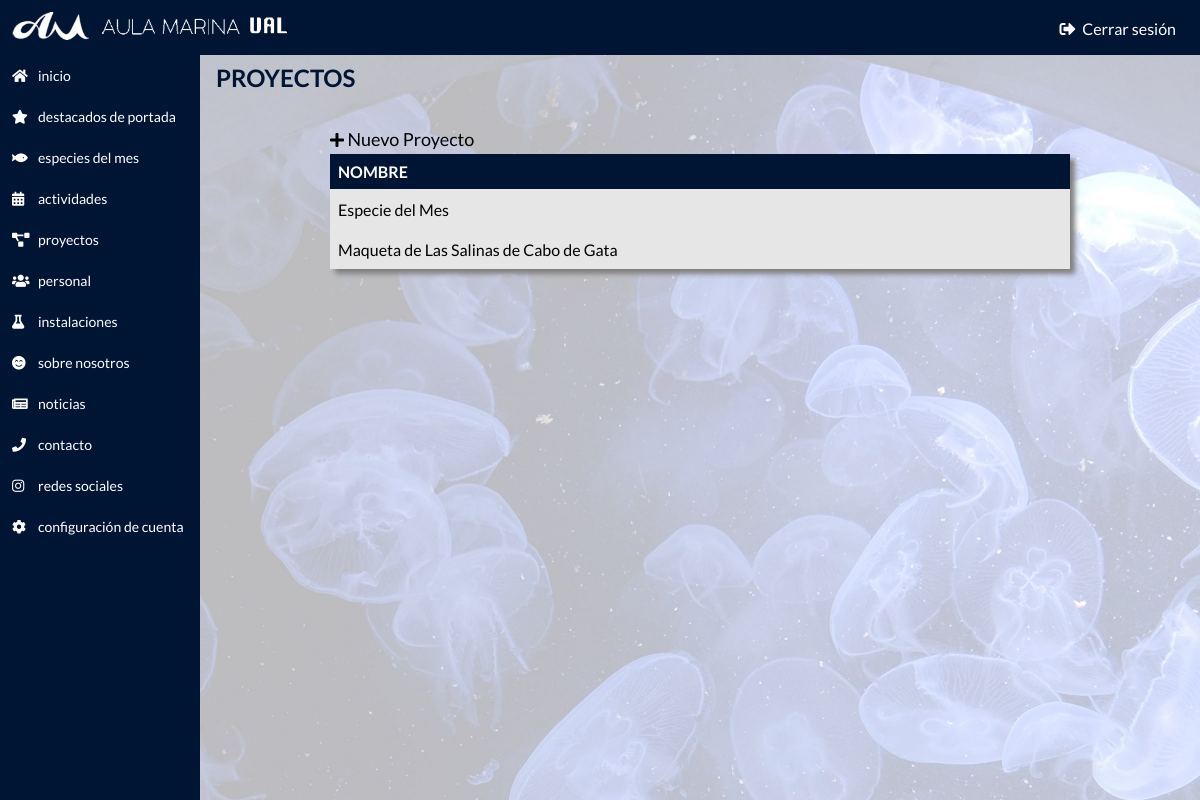
Screenshot of /9ku7d3cv/projects.php (signed in) with the database file from the repository.
### tables this page shows
CREATE TABLE projects(
	id INT(11) PRIMARY KEY AUTO_INCREMENT,
	name VARCHAR(80),
    en_name VARCHAR(80),
    description TEXT,
    en_description TEXT,
    img VARCHAR(2083),
    bg VARCHAR(2083)
);

### php-functions/functions.php (called while the page is built, shortened)
<?php
$conn->query("SET NAMES 'utf8'");
function getProjects(&$result)
{
    global $conn;
    $sql = "SELECT * FROM projects ORDER BY name";
    $rec = $conn->query($sql);
}

### 9ku7d3cv/projects.php (the view, shortened to what this page needs)
<?php
include_once '../db/connection.php';
include '../php-functions/functions.php';
getProjects($projects);
?>
<!DOCTYPE html>
<html>
<head>
  <link rel="stylesheet" href="../css/admin.css">
  <link rel="stylesheet" href="https://use.fontawesome.com/releases/v5.5.0/css/all.css"
>
</head>
<body>
  <div class="wrapper-admin-bg"></div>
  <div class="wrapper-admin-inicio">
    <div class="wrapper-admin-top-side">
      <div class="top-nav">
        <div class="top-nav-content">
          <div class="top-nav-left">
            <a href="home.php">
              <img alt="Logo del Aula Marina" src="../res/aula-marina-logo2.png" />
            </a>
          </div>
          <div class="top-nav-right">
            <a href="logout.php"><i class="fas fa-sign-out-alt"></i> Cerrar sesión</a>
          </div>
        </div>
      </div>
    </div>
    <div class="left-nav">
      <a href="home.php"><i class="fas fa-home"></i><span>INICIO</span></a>
      <a href="featured.php"><i class="fas fa-star"></i><span>DESTACADOS DE PORTADA</span></a>
      <a href="species-of-the-month.php"><i class="fas fa-fish"></i><span>ESPECIES DEL MES</span></a>
      <a href="activities.php"><i class="fas fa-calendar-alt"></i><span>ACTIVIDADES</span></a>
      <a href="projects.php"><i class="fas fa-project-diagram"></i><span>PROYECTOS</span></a>
      <a href="people.php"><i class="fas fa-users"></i><span>PERSONAL</span></a>
      <a href="facilities.php"><i class="fas fa-flask"></i><span>INSTALACIONES</span></a>
      <a href="about-us.php"><i class="fas fa-smile-beam"></i><span>SOBRE NOSOTROS</span></a>
      <a href="news.php"><i class=" fas fa-newspaper"></i><span>NOTICIAS</span></a>
      <a href="contact.php"><i class="fas fa-phone"></i><span>CONTACTO</span></a>
      <a href="rrss.php"><i class="fab fa-instagram"></i><span>REDES SOCIALES</span></a>
      <a href="config.php"><i class="fas fa-cog"></i><span>CONFIGURACIÓN DE CUENTA</span></a>
    </div>
    <div class="wrapper-bot-side">
      <div class="content-admin">
        <span class="content-admin-title">PROYECTOS</span>
        <div class="admin-content">
          <div class="newTE" onclick="window.location='new-project.php'"><i class="fas fa-plus"></i><span> Nuevo Proyecto</span></div>
          <table>
            <thead>
              <tr>
                <th>NOMBRE</th>
                <th style="width:32px;text-align:center;"></th>
              </tr>
            </thead>
            <tbody>
              <?php
              $len = count($projects);
              for ($i=0; $i < $len; $i++) {
                $id   = $projects[$i]->id;
                $name = $projects[$i]->name;
                echo "
                  <tr>
                      <td onclick='window.location=\"edit-project.php?id=$id\"'>$name</td>
                      <td class='table-open' onclick='window.location=\"edit-project.php?id=$id\"'><i class='fas fa-angle-right'></i></td>
                  </tr>
                ";
              }
              ?>
            </tbody>
          </table>
        </div>
      </div>
    </div>
  </div>
</body>
</html>

### css/admin.css (style rules this page uses)
* { padding: 0px; margin: 0px; }
html, body { width: 100%; height: 100%; font-family: 'Lato', sans-serif; }
.wrapper-admin-bg { width: 100%; height: 100%; position: fixed; background-image: url("../res/min/admin.jpg"); background-size: cover; background-repeat: no-repeat; background-attachment: fixed; }
.wrapper-admin-inicio { height: 100%; -webkit-transition: all 1s; transition: all 1s; }
.top-nav { display: block; position: fixed; top: 0; width: 100%; background-color: #001534; z-index: 3; }
.top-nav-content { display: flex; justify-content: space-between; align-items: center; }
.top-nav-left img { padding: 12px; height: 28px; }
.top-nav-right a { vertical-align: middle; margin-right: 16px; padding: 8px; color: white; text-decoration: none; -webkit-transition: all 0.4s; transition: all 0.4s; }
.top-nav-right a i { margin-right: 4px; }
.wrapper-bot-side { position: absolute; width: 100%; height: 100%; }
.left-nav { background-color: #001534; width: 200px; position: fixed; top: 47px; bottom: 0; padding-top: 8px; z-index: 2; }
.left-nav a { display: flex; align-items: center; padding: 12px; font-size: 14px; color: white; text-decoration: none; -webkit-transition: all 0.2s; transition: all 0.2s; text-transform: lowercase; }
.left-nav i { width: 18px; margin-right: 8px; font-size: 14px; }
.content-admin { display: block; margin: 16px; margin-left: 216px; margin-top: 63px; }
.content-admin-title { display: block; color: #001534; font-weight: bold; font-size: 24px; margin-bottom: 32px; text-transform: uppercase; }
.admin-content { height: 100%; width: 740px; margin: 0 auto; }
.newTE { display: inline-block; padding: 4px 0px; -webkit-transition: all 0.2s; transition: all 0.2s; }
.newTE span { font-size: 18px; }
table { width: 100%; border-collapse: collapse; box-shadow: 5px 5px 5px grey; -webkit-transition: all 0.2s; transition: all 0.2s; }
table th, table td { text-align: left; padding: 8px; }
table th { background-color: #001534; color: white; }
table tbody tr { background-color: #e6e6e6; cursor: pointer; }

### rows the page displays
projects: name "Especie del Mes"
projects: name "Maqueta de Las Salinas de Cabo de Gata"
